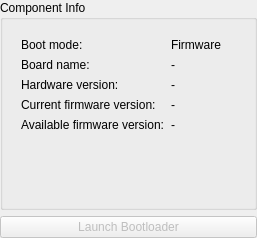
<?xml version="1.0" encoding="UTF-8"?>
<ui version="4.0">
 <class>FirmwareWidget</class>
 <widget class="QWidget" name="FirmwareWidget">
  <property name="geometry">
   <rect>
    <x>0</x>
    <y>0</y>
    <width>257</width>
    <height>238</height>
   </rect>
  </property>
  <property name="windowTitle">
   <string>Form</string>
  </property>
  <layout class="QVBoxLayout" name="verticalLayout_2">
   <property name="leftMargin">
    <number>0</number>
   </property>
   <property name="topMargin">
    <number>0</number>
   </property>
   <property name="rightMargin">
    <number>0</number>
   </property>
   <property name="bottomMargin">
    <number>0</number>
   </property>
   <item>
    <widget class="QGroupBox" name="groupBox">
     <property name="title">
      <string>Component Info</string>
     </property>
     <layout class="QVBoxLayout" name="verticalLayout">
      <item>
       <widget class="QWidget" name="widget" native="true">
        <property name="sizePolicy">
         <sizepolicy hsizetype="Preferred" vsizetype="Preferred">
          <horstretch>0</horstretch>
          <verstretch>1</verstretch>
         </sizepolicy>
        </property>
        <layout class="QFormLayout" name="formLayout">
         <item row="0" column="0">
          <widget class="QLabel" name="label">
           <property name="text">
            <string>Boot mode:</string>
           </property>
          </widget>
         </item>
         <item row="0" column="1">
          <widget class="QLabel" name="label_2">
           <property name="text">
            <string>Firmware</string>
           </property>
          </widget>
         </item>
         <item row="2" column="0">
          <widget class="QLabel" name="label_3">
           <property name="text">
            <string>Hardware version:</string>
           </property>
          </widget>
         </item>
         <item row="2" column="1">
          <widget class="QLabel" name="hardwareVersion">
           <property name="text">
            <string>-</string>
           </property>
          </widget>
         </item>
         <item row="3" column="0">
          <widget class="QLabel" name="label_5">
           <property name="text">
            <string>Current firmware version:</string>
           </property>
          </widget>
         </item>
         <item row="3" column="1">
          <widget class="QLabel" name="currentFirmwareVersion">
           <property name="text">
            <string>-</string>
           </property>
          </widget>
         </item>
         <item row="4" column="0">
          <widget class="QLabel" name="label_15">
           <property name="text">
            <string>Available firmware version:</string>
           </property>
          </widget>
         </item>
         <item row="4" column="1">
          <widget class="QLabel" name="availableFirmwareVersion">
           <property name="text">
            <string>-</string>
           </property>
          </widget>
         </item>
         <item row="1" column="0">
          <widget class="QLabel" name="label_4">
           <property name="text">
            <string>Board name:</string>
           </property>
          </widget>
         </item>
         <item row="1" column="1">
          <widget class="QLabel" name="boardName">
           <property name="text">
            <string>-</string>
           </property>
          </widget>
         </item>
        </layout>
       </widget>
      </item>
      <item>
       <widget class="QLabel" name="infoLabel">
        <property name="text">
         <string/>
        </property>
        <property name="alignment">
         <set>Qt::AlignCenter</set>
        </property>
        <property name="wordWrap">
         <bool>true</bool>
        </property>
       </widget>
      </item>
      <item>
       <spacer name="verticalSpacer">
        <property name="orientation">
         <enum>Qt::Vertical</enum>
        </property>
        <property name="sizeHint" stdset="0">
         <size>
          <width>20</width>
          <height>40</height>
         </size>
        </property>
       </spacer>
      </item>
     </layout>
    </widget>
   </item>
   <item>
    <widget class="QPushButton" name="launchBootloaderButton">
     <property name="enabled">
      <bool>false</bool>
     </property>
     <property name="text">
      <string>Launch Bootloader</string>
     </property>
    </widget>
   </item>
  </layout>
 </widget>
 <resources/>
 <connections/>
</ui>
